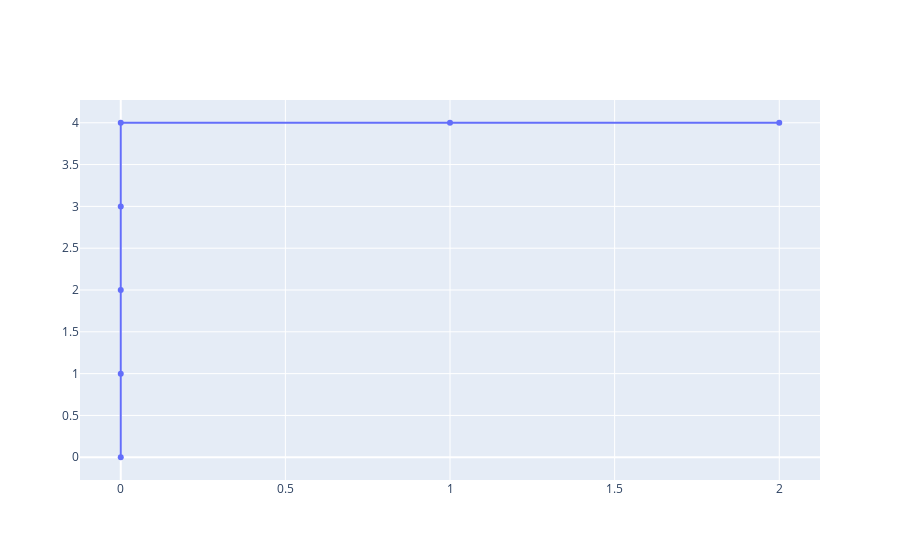

The cell this chart's notebook holds for it:
### Markdown cell above
Let's plot it.

### Code cell
x_vals = [pair[0] for pair in roc]
y_vals = [pair[1] for pair in roc]
scatter = go.Scatter(x = x_vals, y = y_vals)
go.Figure(scatter)

### Figure 1 — Plotly figure (JSON) as saved in the notebook; plotly's stock layout.template omitted (floating-point values rounded to 4 significant figures)
{"data": [{"type": "scatter", "x": [0, 0, 0, 0, 0, 1, 2], "y": [0, 1, 2, 3, 4, 4, 4]}], "layout": {"autosize": true, "xaxis": {"autorange": true, "range": [-0.1225, 2.123], "type": "linear"}, "yaxis": {"autorange": true, "range": [-0.293, 4.293], "type": "linear"}}}
